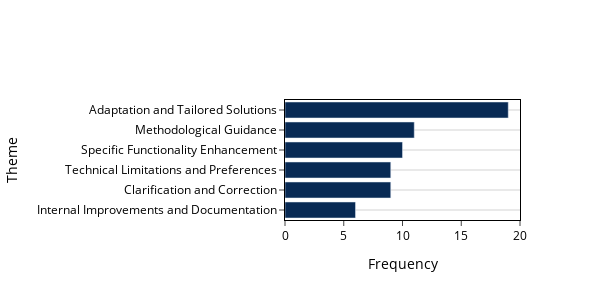

Source (notebook cell):
### Code cell
# Create the bar chart and modify as per the instructions
fig = go.Figure(go.Bar(
            x = [6, 9, 9, 10, 11, 19],
            y = ['Internal Improvements and Documentation',
                 'Clarification and Correction',
                 'Technical Limitations and Preferences',
                 'Specific Functionality Enhancement',
                 'Methodological Guidance',
                 'Adaptation and Tailored Solutions'
                 ],
            orientation='h',
            marker_color='#082a54'))

# Remove gray background and set background to white
fig.update_xaxes(
    mirror=True,
    ticks='outside',
    # showline=True,
    linecolor='black',
    # gridcolor='lightgrey'
    # orientation='h'
)
fig.update_yaxes(
    mirror=True,
    ticks='outside',
    # showline=True,
    linecolor='black',
    gridcolor='lightgrey',
    # orientation='h'
    # tickangle=330
)

# Add axis labels
fig.update_layout(
    # xaxis_title="Number of Animals",  # Label for X-axis
    # yaxis_title="Types of Animals",  # Label for Y-axis
    xaxis_title="Frequency",
    yaxis_title="Theme",
    plot_bgcolor= "rgba(0, 0, 0, 0)",
    font_color="black",
    font_size=12,
    height=300,
    width=600,
    # bargap=0.45
)

# Show the figure
fig.show()
# fig.write_image("pn_themes.pdf", width=600, height=300)

### Figure 1 — Plotly figure (JSON) as saved in the notebook; plotly's stock layout.template omitted (floating-point values rounded to 4 significant figures)
{"data": [{"marker": {"color": "#082a54"}, "orientation": "h", "type": "bar", "x": [6, 9, 9, 10, 11, 19], "y": ["Internal Improvements and Documentation", "Clarification and Correction", "Technical Limitations and Preferences", "Specific Functionality Enhancement", "Methodological Guidance", "Adaptation and Tailored Solutions"]}], "layout": {"font": {"color": "black", "size": 12}, "height": 300, "plot_bgcolor": "rgba(0, 0, 0, 0)", "width": 600, "xaxis": {"linecolor": "black", "mirror": true, "ticks": "outside", "title": {"text": "Frequency"}}, "yaxis": {"gridcolor": "lightgrey", "linecolor": "black", "mirror": true, "ticks": "outside", "title": {"text": "Theme"}}}}
